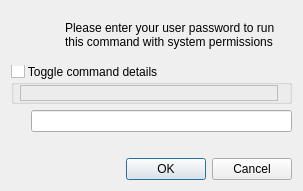
<?xml version="1.0" encoding="UTF-8"?>
<ui version="4.0">
 <class>MainWindow</class>
 <widget class="QMainWindow" name="MainWindow">
  <property name="geometry">
   <rect>
    <x>0</x>
    <y>0</y>
    <width>303</width>
    <height>183</height>
   </rect>
  </property>
  <property name="sizePolicy">
   <sizepolicy hsizetype="Preferred" vsizetype="MinimumExpanding">
    <horstretch>0</horstretch>
    <verstretch>0</verstretch>
   </sizepolicy>
  </property>
  <property name="windowTitle">
   <string>Requesting System Permissions</string>
  </property>
  <property name="windowIcon">
   <iconset resource="qdoas.qrc">
    <normaloff>:/lock.png</normaloff>:/lock.png</iconset>
  </property>
  <widget class="QWidget" name="centralWidget">
   <layout class="QGridLayout" name="gridLayout">
    <item row="2" column="0">
     <layout class="QHBoxLayout" name="horizontalLayout">
      <item>
       <spacer name="horizontalSpacer">
        <property name="orientation">
         <enum>Qt::Horizontal</enum>
        </property>
        <property name="sizeType">
         <enum>QSizePolicy::Fixed</enum>
        </property>
        <property name="sizeHint" stdset="0">
         <size>
          <width>20</width>
          <height>17</height>
         </size>
        </property>
       </spacer>
      </item>
      <item>
       <widget class="QLineEdit" name="passwordLineEdit">
        <property name="echoMode">
         <enum>QLineEdit::Password</enum>
        </property>
       </widget>
      </item>
     </layout>
    </item>
    <item row="0" column="0">
     <layout class="QHBoxLayout" name="horizontalLayout_2">
      <item>
       <widget class="QLabel" name="iconLabel">
        <property name="minimumSize">
         <size>
          <width>48</width>
          <height>48</height>
         </size>
        </property>
        <property name="maximumSize">
         <size>
          <width>48</width>
          <height>16777215</height>
         </size>
        </property>
        <property name="pixmap">
         <pixmap resource="qsudo.qrc">:/lock.png</pixmap>
        </property>
        <property name="alignment">
         <set>Qt::AlignLeading|Qt::AlignLeft|Qt::AlignVCenter</set>
        </property>
       </widget>
      </item>
      <item>
       <widget class="QLabel" name="infoLabel">
        <property name="font">
         <font>
          <weight>50</weight>
          <bold>false</bold>
         </font>
        </property>
        <property name="text">
         <string>Please enter your user password to run this command with system permissions</string>
        </property>
        <property name="alignment">
         <set>Qt::AlignLeading|Qt::AlignLeft|Qt::AlignVCenter</set>
        </property>
        <property name="wordWrap">
         <bool>true</bool>
        </property>
       </widget>
      </item>
     </layout>
    </item>
    <item row="4" column="0">
     <widget class="QDialogButtonBox" name="buttonBox">
      <property name="standardButtons">
       <set>QDialogButtonBox::Cancel|QDialogButtonBox::Ok</set>
      </property>
     </widget>
    </item>
    <item row="3" column="0">
     <widget class="QLabel" name="labelBadPW">
      <property name="styleSheet">
       <string notr="true">color: rgb(255, 15, 7);</string>
      </property>
      <property name="text">
       <string/>
      </property>
     </widget>
    </item>
    <item row="1" column="0">
     <widget class="QGroupBox" name="commandGroupBox">
      <property name="sizePolicy">
       <sizepolicy hsizetype="Preferred" vsizetype="MinimumExpanding">
        <horstretch>0</horstretch>
        <verstretch>0</verstretch>
       </sizepolicy>
      </property>
      <property name="styleSheet">
       <string notr="true">QGroupBox::indicator:unchecked{
image: url(:icons/arrow-down.png);
}
QGroupBox::indicator:checked{
image: url(:icons/arrow-up.png);
}
QGroupBox::title{
spacing: 1px;
}</string>
      </property>
      <property name="title">
       <string>Toggle command details</string>
      </property>
      <property name="checkable">
       <bool>true</bool>
      </property>
      <property name="checked">
       <bool>false</bool>
      </property>
      <layout class="QVBoxLayout" name="verticalLayout">
       <property name="sizeConstraint">
        <enum>QLayout::SetMinimumSize</enum>
       </property>
       <property name="leftMargin">
        <number>6</number>
       </property>
       <property name="topMargin">
        <number>0</number>
       </property>
       <property name="bottomMargin">
        <number>0</number>
       </property>
       <item>
        <widget class="QLabel" name="commandLabel">
         <property name="sizePolicy">
          <sizepolicy hsizetype="Preferred" vsizetype="MinimumExpanding">
           <horstretch>0</horstretch>
           <verstretch>0</verstretch>
          </sizepolicy>
         </property>
         <property name="font">
          <font>
           <weight>75</weight>
           <bold>true</bold>
          </font>
         </property>
         <property name="frameShape">
          <enum>QFrame::Box</enum>
         </property>
         <property name="text">
          <string notr="true"/>
         </property>
         <property name="wordWrap">
          <bool>true</bool>
         </property>
         <property name="textInteractionFlags">
          <set>Qt::LinksAccessibleByMouse|Qt::TextSelectableByKeyboard|Qt::TextSelectableByMouse</set>
         </property>
        </widget>
       </item>
      </layout>
     </widget>
    </item>
   </layout>
  </widget>
 </widget>
 <layoutdefault spacing="6" margin="11"/>
 <resources>
  <include location="qdoas.qrc"/>
 </resources>
 <connections/>
</ui>
